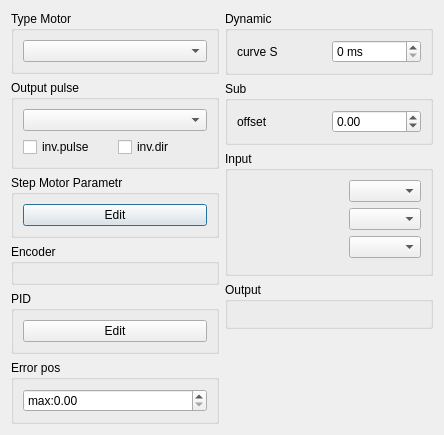
<?xml version="1.0" encoding="UTF-8"?>
<ui version="4.0">
 <class>WLAxisWidget</class>
 <widget class="QDialog" name="WLAxisWidget">
  <property name="geometry">
   <rect>
    <x>0</x>
    <y>0</y>
    <width>444</width>
    <height>425</height>
   </rect>
  </property>
  <property name="windowTitle">
   <string>Dialog</string>
  </property>
  <layout class="QGridLayout" name="gridLayout">
   <item row="0" column="0">
    <layout class="QVBoxLayout" name="verticalLayout_2">
     <item>
      <widget class="QGroupBox" name="gbTypeMotor">
       <property name="title">
        <string>Type Motor</string>
       </property>
       <layout class="QGridLayout" name="gridLayout_6">
        <item row="0" column="0">
         <widget class="QComboBox" name="cbTypeMotor"/>
        </item>
       </layout>
      </widget>
     </item>
     <item>
      <widget class="QGroupBox" name="gbTypePulse">
       <property name="title">
        <string>Output pulse</string>
       </property>
       <layout class="QGridLayout" name="gridLayout_2">
        <item row="1" column="1">
         <widget class="QCheckBox" name="cbInvDir">
          <property name="text">
           <string>inv.dir</string>
          </property>
         </widget>
        </item>
        <item row="1" column="0">
         <widget class="QCheckBox" name="cbInvStep">
          <property name="text">
           <string>inv.pulse</string>
          </property>
         </widget>
        </item>
        <item row="0" column="0" colspan="2">
         <widget class="QComboBox" name="cbTypePulse"/>
        </item>
       </layout>
      </widget>
     </item>
     <item>
      <widget class="QGroupBox" name="gbMParPlus">
       <property name="title">
        <string>Step Motor Parametr</string>
       </property>
       <layout class="QGridLayout" name="gridLayout_9">
        <item row="0" column="0">
         <widget class="QPushButton" name="pbEditParSMPlus">
          <property name="text">
           <string>Edit</string>
          </property>
         </widget>
        </item>
       </layout>
      </widget>
     </item>
     <item>
      <widget class="QGroupBox" name="gbEncoder">
       <property name="title">
        <string>Encoder</string>
       </property>
       <layout class="QGridLayout" name="gridLayout_7">
        <item row="1" column="1">
         <widget class="WLEditIOWidget" name="encoder" native="true"/>
        </item>
       </layout>
      </widget>
     </item>
     <item>
      <widget class="QGroupBox" name="gbPID">
       <property name="title">
        <string>PID</string>
       </property>
       <layout class="QGridLayout" name="gridLayout_8">
        <item row="0" column="0">
         <widget class="QPushButton" name="pbEditPid">
          <property name="text">
           <string>Edit</string>
          </property>
         </widget>
        </item>
       </layout>
      </widget>
     </item>
     <item>
      <widget class="QGroupBox" name="gbErrorPos">
       <property name="title">
        <string>Error pos</string>
       </property>
       <layout class="QGridLayout" name="gridLayout_13">
        <item row="0" column="0">
         <widget class="QDoubleSpinBox" name="sbErrMax">
          <property name="prefix">
           <string notr="true">max:</string>
          </property>
          <property name="maximum">
           <double>10000000.000000000000000</double>
          </property>
         </widget>
        </item>
       </layout>
      </widget>
     </item>
     <item>
      <spacer name="verticalSpacer">
       <property name="orientation">
        <enum>Qt::Vertical</enum>
       </property>
       <property name="sizeHint" stdset="0">
        <size>
         <width>20</width>
         <height>40</height>
        </size>
       </property>
      </spacer>
     </item>
    </layout>
   </item>
   <item row="0" column="1">
    <layout class="QVBoxLayout" name="verticalLayout">
     <item>
      <widget class="QGroupBox" name="gbDynamic">
       <property name="title">
        <string>Dynamic</string>
       </property>
       <layout class="QGridLayout" name="gridLayout_10">
        <item row="1" column="1">
         <widget class="QLabel" name="label_17">
          <property name="text">
           <string>curve S</string>
          </property>
         </widget>
        </item>
        <item row="1" column="2">
         <widget class="QDoubleSpinBox" name="sbDelaySCurveMs">
          <property name="sizePolicy">
           <sizepolicy hsizetype="Preferred" vsizetype="Fixed">
            <horstretch>0</horstretch>
            <verstretch>0</verstretch>
           </sizepolicy>
          </property>
          <property name="suffix">
           <string> ms</string>
          </property>
          <property name="decimals">
           <number>0</number>
          </property>
          <property name="maximum">
           <double>500.000000000000000</double>
          </property>
         </widget>
        </item>
       </layout>
      </widget>
     </item>
     <item>
      <widget class="QGroupBox" name="gbOffset">
       <property name="title">
        <string>Sub</string>
       </property>
       <layout class="QGridLayout" name="gridLayout_5">
        <item row="0" column="0">
         <widget class="QLabel" name="label">
          <property name="text">
           <string>offset</string>
          </property>
         </widget>
        </item>
        <item row="0" column="1">
         <widget class="QDoubleSpinBox" name="sbOffset">
          <property name="sizePolicy">
           <sizepolicy hsizetype="Preferred" vsizetype="Fixed">
            <horstretch>0</horstretch>
            <verstretch>0</verstretch>
           </sizepolicy>
          </property>
          <property name="decimals">
           <number>2</number>
          </property>
          <property name="minimum">
           <double>-50.000000000000000</double>
          </property>
          <property name="maximum">
           <double>50.000000000000000</double>
          </property>
         </widget>
        </item>
       </layout>
      </widget>
     </item>
     <item>
      <widget class="QGroupBox" name="gbInput">
       <property name="toolTip">
        <string/>
       </property>
       <property name="title">
        <string>Input</string>
       </property>
       <layout class="QGridLayout" name="gridLayout_4">
        <item row="0" column="0">
         <layout class="QGridLayout" name="gridLayout_12">
          <item row="2" column="1">
           <widget class="QComboBox" name="cbActInMEL">
            <property name="sizePolicy">
             <sizepolicy hsizetype="Maximum" vsizetype="Fixed">
              <horstretch>0</horstretch>
              <verstretch>0</verstretch>
             </sizepolicy>
            </property>
           </widget>
          </item>
          <item row="0" column="1">
           <widget class="QComboBox" name="cbActInALM">
            <property name="sizePolicy">
             <sizepolicy hsizetype="Maximum" vsizetype="Fixed">
              <horstretch>0</horstretch>
              <verstretch>0</verstretch>
             </sizepolicy>
            </property>
           </widget>
          </item>
          <item row="2" column="0">
           <widget class="WLEditIOWidget" name="editInMEL" native="true"/>
          </item>
          <item row="0" column="0">
           <widget class="WLEditIOWidget" name="editInALM" native="true"/>
          </item>
          <item row="1" column="0">
           <widget class="WLEditIOWidget" name="editInPEL" native="true"/>
          </item>
          <item row="1" column="1">
           <widget class="QComboBox" name="cbActInPEL">
            <property name="sizePolicy">
             <sizepolicy hsizetype="Maximum" vsizetype="Fixed">
              <horstretch>0</horstretch>
              <verstretch>0</verstretch>
             </sizepolicy>
            </property>
           </widget>
          </item>
          <item row="3" column="0">
           <widget class="WLEditIOWidget" name="editInORG" native="true"/>
          </item>
         </layout>
        </item>
       </layout>
      </widget>
     </item>
     <item>
      <widget class="QGroupBox" name="gbOutput">
       <property name="title">
        <string>Output</string>
       </property>
       <layout class="QGridLayout" name="gridLayout_3">
        <item row="1" column="0">
         <widget class="WLEditIOWidget" name="editOutENB" native="true"/>
        </item>
        <item row="0" column="0">
         <widget class="WLEditIOWidget" name="editOutRALM" native="true"/>
        </item>
       </layout>
      </widget>
     </item>
     <item>
      <spacer name="verticalSpacer_2">
       <property name="orientation">
        <enum>Qt::Vertical</enum>
       </property>
       <property name="sizeHint" stdset="0">
        <size>
         <width>20</width>
         <height>40</height>
        </size>
       </property>
      </spacer>
     </item>
    </layout>
   </item>
  </layout>
 </widget>
 <customwidgets>
  <customwidget>
   <class>WLEditIOWidget</class>
   <extends>QWidget</extends>
   <header>wleditiowidget.h</header>
   <container>1</container>
  </customwidget>
 </customwidgets>
 <resources/>
 <connections/>
</ui>
